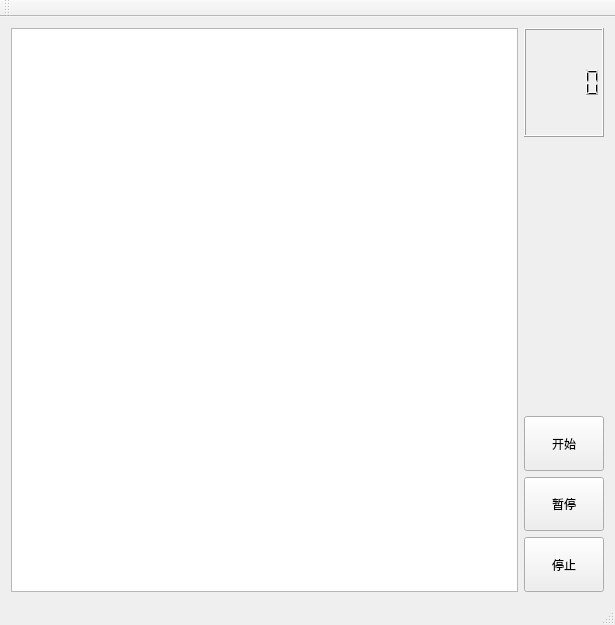
<?xml version="1.0" encoding="UTF-8"?>
<ui version="4.0">
 <class>MainWindow</class>
 <widget class="QMainWindow" name="MainWindow">
  <property name="geometry">
   <rect>
    <x>0</x>
    <y>0</y>
    <width>615</width>
    <height>625</height>
   </rect>
  </property>
  <property name="sizePolicy">
   <sizepolicy hsizetype="Preferred" vsizetype="Preferred">
    <horstretch>0</horstretch>
    <verstretch>0</verstretch>
   </sizepolicy>
  </property>
  <property name="minimumSize">
   <size>
    <width>610</width>
    <height>625</height>
   </size>
  </property>
  <property name="maximumSize">
   <size>
    <width>615</width>
    <height>625</height>
   </size>
  </property>
  <property name="windowTitle">
   <string>BeatMouse</string>
  </property>
  <widget class="QWidget" name="centralWidget">
   <layout class="QHBoxLayout" name="horizontalLayout">
    <item>
     <widget class="QGraphicsView" name="GV_scene"/>
    </item>
    <item>
     <layout class="QVBoxLayout" name="verticalLayout" stretch="2,5,1,1,1">
      <item>
       <widget class="QLCDNumber" name="lcdnumber"/>
      </item>
      <item>
       <spacer name="verticalSpacer">
        <property name="orientation">
         <enum>Qt::Vertical</enum>
        </property>
        <property name="sizeHint" stdset="0">
         <size>
          <width>20</width>
          <height>40</height>
         </size>
        </property>
       </spacer>
      </item>
      <item>
       <widget class="QPushButton" name="BT_Start">
        <property name="sizePolicy">
         <sizepolicy hsizetype="Minimum" vsizetype="Preferred">
          <horstretch>0</horstretch>
          <verstretch>0</verstretch>
         </sizepolicy>
        </property>
        <property name="text">
         <string>开始</string>
        </property>
       </widget>
      </item>
      <item>
       <widget class="QPushButton" name="BT_Pause">
        <property name="sizePolicy">
         <sizepolicy hsizetype="Minimum" vsizetype="Preferred">
          <horstretch>0</horstretch>
          <verstretch>0</verstretch>
         </sizepolicy>
        </property>
        <property name="text">
         <string>暂停</string>
        </property>
       </widget>
      </item>
      <item>
       <widget class="QPushButton" name="BT_Stop">
        <property name="sizePolicy">
         <sizepolicy hsizetype="Minimum" vsizetype="Preferred">
          <horstretch>0</horstretch>
          <verstretch>0</verstretch>
         </sizepolicy>
        </property>
        <property name="text">
         <string>停止</string>
        </property>
       </widget>
      </item>
     </layout>
    </item>
   </layout>
  </widget>
  <widget class="QMenuBar" name="menuBar">
   <property name="geometry">
    <rect>
     <x>0</x>
     <y>0</y>
     <width>615</width>
     <height>23</height>
    </rect>
   </property>
  </widget>
  <widget class="QToolBar" name="mainToolBar">
   <property name="sizePolicy">
    <sizepolicy hsizetype="Preferred" vsizetype="Preferred">
     <horstretch>0</horstretch>
     <verstretch>0</verstretch>
    </sizepolicy>
   </property>
   <attribute name="toolBarArea">
    <enum>TopToolBarArea</enum>
   </attribute>
   <attribute name="toolBarBreak">
    <bool>false</bool>
   </attribute>
  </widget>
  <widget class="QStatusBar" name="statusBar"/>
 </widget>
 <layoutdefault spacing="6" margin="11"/>
 <resources/>
 <connections/>
</ui>
